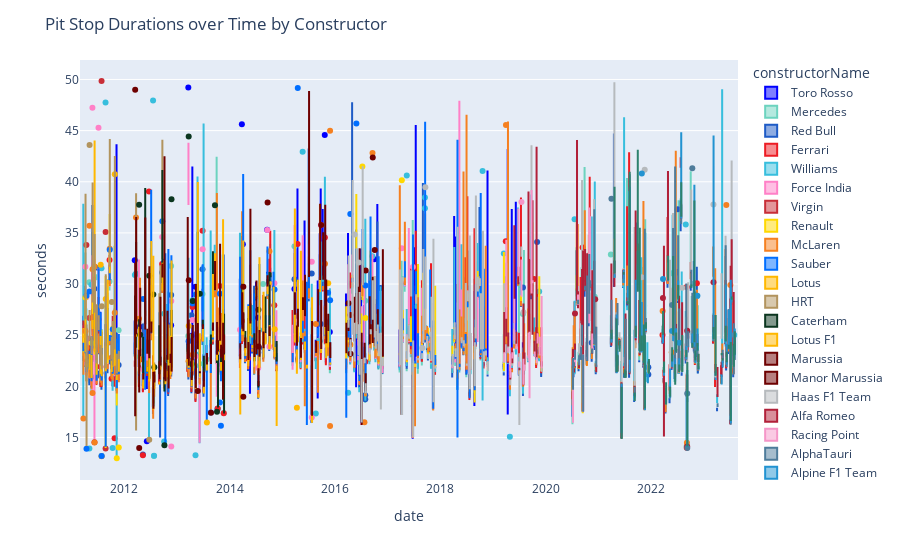

Write notebook code for a chart like this one.
### Code cell
fig = px.box(newPitStops[newPitStops['seconds']<50],
                 x='date',
                 y='seconds',
                 color='constructorName',
                 color_discrete_map=constructor_color_map,
                )
fig.update_layout(
    title_text='Pit Stop Durations over Time by Constructor',
)
fig.show()

### Figure 1 — Plotly figure (JSON) as saved in the notebook; plotly's stock layout.template omitted (floating-point values rounded to 4 significant figures; data arrays with more than 128 entries replaced by an {"elided": "..."} marker saying what was removed)
{"data": [{"alignmentgroup": "True", "hovertemplate": "constructorName=Toro Rosso<br>date=%{x}<br>seconds=%{y}<extra></extra>", "legendgroup": "Toro Rosso", "marker": {"color": "#0000FF"}, "name": "Toro Rosso", "notched": false, "offsetgroup": "Toro Rosso", "orientation": "v", "showlegend": true, "type": "box", "x": {"elided": "669 str values"}, "x0": " ", "xaxis": "x", "y": {"elided": "669 float values"}, "y0": " ", "yaxis": "y"}, {"alignmentgroup": "True", "hovertemplate": "constructorName=Mercedes<br>date=%{x}<br>seconds=%{y}<extra></extra>", "legendgroup": "Mercedes", "marker": {"color": "#6CD3BF"}, "name": "Mercedes", "notched": false, "offsetgroup": "Mercedes", "orientation": "v", "showlegend": true, "type": "box", "x": {"elided": "934 str values"}, "x0": " ", "xaxis": "x", "y": {"elided": "934 float values"}, "y0": " ", "yaxis": "y"}, {"alignmentgroup": "True", "hovertemplate": "constructorName=Red Bull<br>date=%{x}<br>seconds=%{y}<extra></extra>", "legendgroup": "Red Bull", "marker": {"color": "#1E5BC6"}, "name": "Red Bull", "notched": false, "offsetgroup": "Red Bull", "orientation": "v", "showlegend": true, "type": "box", "x": {"elided": "952 str values"}, "x0": " ", "xaxis": "x", "y": {"elided": "952 float values"}, "y0": " ", "yaxis": "y"}, {"alignmentgroup": "True", "hovertemplate": "constructorName=Ferrari<br>date=%{x}<br>seconds=%{y}<extra></extra>", "legendgroup": "Ferrari", "marker": {"color": "#ED1C24"}, "name": "Ferrari", "notched": false, "offsetgroup": "Ferrari", "orientation": "v", "showlegend": true, "type": "box", "x": {"elided": "927 str values"}, "x0": " ", "xaxis": "x", "y": {"elided": "927 float values"}, "y0": " ", "yaxis": "y"}, {"alignmentgroup": "True", "hovertemplate": "constructorName=Williams<br>date=%{x}<br>seconds=%{y}<extra></extra>", "legendgroup": "Williams", "marker": {"color": "#37BEDD"}, "name": "Williams", "notched": false, "offsetgroup": "Williams", "orientation": "v", "showlegend": true, "type": "box", "x": {"elided": "960 str values"}, "x0": " ", "xaxis": "x", "y": {"elided": "960 float values"}, "y0": " ", "yaxis": "y"}, {"alignmentgroup": "True", "hovertemplate": "constructorName=Force India<br>date=%{x}<br>seconds=%{y}<extra></extra>", "legendgroup": "Force India", "marker": {"color": "#FF80C7"}, "name": "Force India", "notched": false, "offsetgroup": "Force India", "orientation": "v", "showlegend": true, "type": "box", "x": {"elided": "593 str values"}, "x0": " ", "xaxis": "x", "y": {"elided": "593 float values"}, "y0": " ", "yaxis": "y"}, {"alignmentgroup": "True", "hovertemplate": "constructorName=Virgin<br>date=%{x}<br>seconds=%{y}<extra></extra>", "legendgroup": "Virgin", "marker": {"color": "#c82e37"}, "name": "Virgin", "notched": false, "offsetgroup": "Virgin", "orientation": "v", "showlegend": true, "type": "box", "x": ["2011-03-27T00:00:00", "2011-03-27T00:00:00", "2011-03-27T00:00:00", "2011-04-10T00:00:00", "2011-04-10T00:00:00", "2011-04-10T00:00:00", "2011-04-10T00:00:00", "2011-04-17T00:00:00", "2011-04-17T00:00:00", "2011-04-17T00:00:00", "2011-04-17T00:00:00", "2011-04-17T00:00:00", "2011-05-08T00:00:00", "2011-05-08T00:00:00", "2011-05-22T00:00:00", "2011-05-22T00:00:00", "2011-05-22T00:00:00", "2011-05-22T00:00:00", "2011-05-22T00:00:00", "2011-05-22T00:00:00", "2011-05-29T00:00:00", "2011-05-29T00:00:00", "2011-05-29T00:00:00", "2011-06-12T00:00:00", "2011-06-12T00:00:00", "2011-06-12T00:00:00", "2011-06-12T00:00:00", "2011-06-12T00:00:00", "2011-06-12T00:00:00", "2011-06-12T00:00:00", "2011-06-26T00:00:00", "2011-06-26T00:00:00", "2011-06-26T00:00:00", "2011-06-26T00:00:00", "2011-07-10T00:00:00", "2011-07-10T00:00:00", "2011-07-10T00:00:00", "2011-07-10T00:00:00", "2011-07-24T00:00:00", "2011-07-24T00:00:00", "2011-07-24T00:00:00", "2011-07-24T00:00:00", "2011-07-31T00:00:00", "2011-07-31T00:00:00", "2011-07-31T00:00:00", "2011-07-31T00:00:00", "2011-07-31T00:00:00", "2011-07-31T00:00:00", "2011-07-31T00:00:00", "2011-08-28T00:00:00", "2011-08-28T00:00:00", "2011-08-28T00:00:00", "2011-08-28T00:00:00", "2011-08-28T00:00:00", "2011-08-28T00:00:00", "2011-09-11T00:00:00", "2011-09-11T00:00:00", "2011-09-25T00:00:00", "2011-09-25T00:00:00", "2011-10-09T00:00:00", "2011-10-09T00:00:00", "2011-10-09T00:00:00", "2011-10-09T00:00:00", "2011-10-09T00:00:00", "2011-10-09T00:00:00", "2011-10-16T00:00:00", "2011-10-16T00:00:00", "2011-10-16T00:00:00", "2011-10-16T00:00:00", "2011-10-30T00:00:00", "2011-10-30T00:00:00", "2011-10-30T00:00:00", "2011-11-13T00:00:00", "2011-11-13T00:00:00", "2011-11-27T00:00:00", "2011-11-27T00:00:00", "2011-11-27T00:00:00"], "x0": " ", "xaxis": "x", "y": [25.26, 26.45, 23.79, 24.62, 24.43, 26.25, 24.42, 22.68, 21.91, 33.83, 22.9, 22.8, 22.78, 24.84, 22.74, 21.63, 21.17, 23.18, 22.98, 21.71, 26.83, 27.58, 26.46, 24.14, 30.5, 24.66, 14.54, 30.71, 24.43, 25.08, 21.9, 22.03, 21.94, 22.25, 25.42, 24.96, 28.74, 25.43, 22.25, 21.25, 20.76, 23.59, 22.22, 20.61, 20.93, 25.34, 20.92, 49.85, 22.47, 35.09, 13.91, 24.2, 21.72, 22.94, 22.11, 25.15, 22.78, 31.76, 31.59, 25.56, 21.73, 22.88, 23.01, 22.26, 24.27, 22.53, 22.48, 26.91, 22.41, 27.38, 22.69, 22.47, 21.79, 20.56, 21.86, 23.54, 22.45], "y0": " ", "yaxis": "y"}, {"alignmentgroup": "True", "hovertemplate": "constructorName=Renault<br>date=%{x}<br>seconds=%{y}<extra></extra>", "legendgroup": "Renault", "marker": {"color": "#FFD800"}, "name": "Renault", "notched": false, "offsetgroup": "Renault", "orientation": "v", "showlegend": true, "type": "box", "x": {"elided": "389 str values"}, "x0": " ", "xaxis": "x", "y": {"elided": "389 float values"}, "y0": " ", "yaxis": "y"}, {"alignmentgroup": "True", "hovertemplate": "constructorName=McLaren<br>date=%{x}<br>seconds=%{y}<extra></extra>", "legendgroup": "McLaren", "marker": {"color": "#F58020"}, "name": "McLaren", "notched": false, "offsetgroup": "McLaren", "orientation": "v", "showlegend": true, "type": "box", "x": {"elided": "917 str values"}, "x0": " ", "xaxis": "x", "y": {"elided": "917 float values"}, "y0": " ", "yaxis": "y"}, {"alignmentgroup": "True", "hovertemplate": "constructorName=Sauber<br>date=%{x}<br>seconds=%{y}<extra></extra>", "legendgroup": "Sauber", "marker": {"color": "#006EFF"}, "name": "Sauber", "notched": false, "offsetgroup": "Sauber", "orientation": "v", "showlegend": true, "type": "box", "x": {"elided": "607 str values"}, "x0": " ", "xaxis": "x", "y": {"elided": "607 float values"}, "y0": " ", "yaxis": "y"}, {"alignmentgroup": "True", "hovertemplate": "constructorName=Lotus<br>date=%{x}<br>seconds=%{y}<extra></extra>", "legendgroup": "Lotus", "marker": {"color": "#FFB800"}, "name": "Lotus", "notched": false, "offsetgroup": "Lotus", "orientation": "v", "showlegend": true, "type": "box", "x": ["2011-03-27T00:00:00", "2011-03-27T00:00:00", "2011-03-27T00:00:00", "2011-04-10T00:00:00", "2011-04-10T00:00:00", "2011-04-10T00:00:00", "2011-04-17T00:00:00", "2011-04-17T00:00:00", "2011-04-17T00:00:00", "2011-04-17T00:00:00", "2011-05-08T00:00:00", "2011-05-08T00:00:00", "2011-05-08T00:00:00", "2011-05-08T00:00:00", "2011-05-08T00:00:00", "2011-05-08T00:00:00", "2011-05-22T00:00:00", "2011-05-22T00:00:00", "2011-05-22T00:00:00", "2011-05-22T00:00:00", "2011-05-22T00:00:00", "2011-05-22T00:00:00", "2011-05-29T00:00:00", "2011-05-29T00:00:00", "2011-05-29T00:00:00", "2011-05-29T00:00:00", "2011-06-12T00:00:00", "2011-06-12T00:00:00", "2011-06-12T00:00:00", "2011-06-26T00:00:00", "2011-06-26T00:00:00", "2011-06-26T00:00:00", "2011-06-26T00:00:00", "2011-06-26T00:00:00", "2011-07-24T00:00:00", "2011-07-24T00:00:00", "2011-07-24T00:00:00", "2011-07-24T00:00:00", "2011-07-24T00:00:00", "2011-07-31T00:00:00", "2011-07-31T00:00:00", "2011-07-31T00:00:00", "2011-07-31T00:00:00", "2011-07-31T00:00:00", "2011-07-31T00:00:00", "2011-08-28T00:00:00", "2011-08-28T00:00:00", "2011-08-28T00:00:00", "2011-08-28T00:00:00", "2011-08-28T00:00:00", "2011-09-11T00:00:00", "2011-09-11T00:00:00", "2011-09-11T00:00:00", "2011-09-11T00:00:00", "2011-09-25T00:00:00", "2011-09-25T00:00:00", "2011-09-25T00:00:00", "2011-09-25T00:00:00", "2011-09-25T00:00:00", "2011-09-25T00:00:00", "2011-10-09T00:00:00", "2011-10-09T00:00:00", "2011-10-09T00:00:00", "2011-10-09T00:00:00", "2011-10-09T00:00:00", "2011-10-09T00:00:00", "2011-10-16T00:00:00", "2011-10-16T00:00:00", "2011-10-16T00:00:00", "2011-10-16T00:00:00", "2011-10-30T00:00:00", "2011-10-30T00:00:00", "2011-10-30T00:00:00", "2011-10-30T00:00:00", "2011-10-30T00:00:00", "2011-11-13T00:00:00", "2011-11-13T00:00:00", "2011-11-13T00:00:00", "2011-11-13T00:00:00", "2011-11-27T00:00:00", "2011-11-27T00:00:00", "2011-11-27T00:00:00", "2011-11-27T00:00:00", "2011-11-27T00:00:00"], "x0": " ", "xaxis": "x", "y": [24.9, 24.85, 24.86, 25.52, 29.08, 23.34, 22.48, 21.89, 23.03, 22.26, 23.07, 22.86, 22.22, 22.85, 21.63, 23.11, 22.36, 21.72, 23.0, 21.02, 20.81, 23.07, 26.48, 25.88, 25.59, 26.07, 44.04, 23.33, 25.14, 23.24, 21.13, 22.63, 23.33, 22.13, 31.88, 22.33, 22.46, 22.09, 21.18, 22.77, 22.15, 20.99, 22.36, 21.71, 23.12, 28.54, 22.01, 22.31, 22.16, 21.48, 30.39, 23.42, 23.3, 22.61, 32.2, 31.62, 31.21, 31.05, 33.32, 31.17, 21.41, 21.52, 22.53, 21.64, 22.23, 22.16, 22.44, 22.85, 21.95, 22.67, 40.73, 22.89, 24.15, 22.23, 22.0, 21.15, 20.65, 20.82, 20.79, 22.85, 22.01, 21.48, 22.62, 21.55], "y0": " ", "yaxis": "y"}, {"alignmentgroup": "True", "hovertemplate": "constructorName=HRT<br>date=%{x}<br>seconds=%{y}<extra></extra>", "legendgroup": "HRT", "marker": {"color": "#b2945e"}, "name": "HRT", "notched": false, "offsetgroup": "HRT", "orientation": "v", "showlegend": true, "type": "box", "x": {"elided": "148 str values"}, "x0": " ", "xaxis": "x", "y": {"elided": "148 float values"}, "y0": " ", "yaxis": "y"}, {"alignmentgroup": "True", "hovertemplate": "constructorName=Caterham<br>date=%{x}<br>seconds=%{y}<extra></extra>", "legendgroup": "Caterham", "marker": {"color": "#0b361f"}, "name": "Caterham", "notched": false, "offsetgroup": "Caterham", "orientation": "v", "showlegend": true, "type": "box", "x": {"elided": "238 str values"}, "x0": " ", "xaxis": "x", "y": {"elided": "238 float values"}, "y0": " ", "yaxis": "y"}, {"alignmentgroup": "True", "hovertemplate": "constructorName=Lotus F1<br>date=%{x}<br>seconds=%{y}<extra></extra>", "legendgroup": "Lotus F1", "marker": {"color": "#FFB800"}, "name": "Lotus F1", "notched": false, "offsetgroup": "Lotus F1", "orientation": "v", "showlegend": true, "type": "box", "x": {"elided": "280 str values"}, "x0": " ", "xaxis": "x", "y": {"elided": "280 float values"}, "y0": " ", "yaxis": "y"}, {"alignmentgroup": "True", "hovertemplate": "constructorName=Marussia<br>date=%{x}<br>seconds=%{y}<extra></extra>", "legendgroup": "Marussia", "marker": {"color": "#6E0000"}, "name": "Marussia", "notched": false, "offsetgroup": "Marussia", "orientation": "v", "showlegend": true, "type": "box", "x": {"elided": "230 str values"}, "x0": " ", "xaxis": "x", "y": {"elided": "230 float values"}, "y0": " ", "yaxis": "y"}, {"alignmentgroup": "True", "hovertemplate": "constructorName=Manor Marussia<br>date=%{x}<br>seconds=%{y}<extra></extra>", "legendgroup": "Manor Marussia", "marker": {"color": "#6E0000"}, "name": "Manor Marussia", "notched": false, "offsetgroup": "Manor Marussia", "orientation": "v", "showlegend": true, "type": "box", "x": {"elided": "148 str values"}, "x0": " ", "xaxis": "x", "y": {"elided": "148 float values"}, "y0": " ", "yaxis": "y"}, {"alignmentgroup": "True", "hovertemplate": "constructorName=Haas F1 Team<br>date=%{x}<br>seconds=%{y}<extra></extra>", "legendgroup": "Haas F1 Team", "marker": {"color": "#B6BABD"}, "name": "Haas F1 Team", "notched": false, "offsetgroup": "Haas F1 Team", "orientation": "v", "showlegend": true, "type": "box", "x": {"elided": "505 str values"}, "x0": " ", "xaxis": "x", "y": {"elided": "505 float values"}, "y0": " ", "yaxis": "y"}, {"alignmentgroup": "True", "hovertemplate": "constructorName=Alfa Romeo<br>date=%{x}<br>seconds=%{y}<extra></extra>", "legendgroup": "Alfa Romeo", "marker": {"color": "#B12039"}, "name": "Alfa Romeo", "notched": false, "offsetgroup": "Alfa Romeo", "orientation": "v", "showlegend": true, "type": "box", "x": {"elided": "300 str values"}, "x0": " ", "xaxis": "x", "y": {"elided": "300 float values"}, "y0": " ", "yaxis": "y"}, {"alignmentgroup": "True", "hovertemplate": "constructorName=Racing Point<br>date=%{x}<br>seconds=%{y}<extra></extra>", "legendgroup": "Racing Point", "marker": {"color": "#F596C8"}, "name": "Racing Point", "notched": false, "offsetgroup": "Racing Point", "orientation": "v", "showlegend": true, "type": "box", "x": ["2019-03-17T00:00:00", "2019-03-17T00:00:00", "2019-03-31T00:00:00", "2019-03-31T00:00:00", "2019-03-31T00:00:00", "2019-03-31T00:00:00", "2019-04-14T00:00:00", "2019-04-14T00:00:00", "2019-04-14T00:00:00", "2019-04-28T00:00:00", "2019-04-28T00:00:00", "2019-05-12T00:00:00", "2019-05-12T00:00:00", "2019-05-12T00:00:00", "2019-05-26T00:00:00", "2019-05-26T00:00:00", "2019-06-09T00:00:00", "2019-06-09T00:00:00", "2019-06-23T00:00:00", "2019-06-23T00:00:00", "2019-06-30T00:00:00", "2019-06-30T00:00:00", "2019-07-14T00:00:00", "2019-07-14T00:00:00", "2019-07-14T00:00:00", "2019-07-14T00:00:00", "2019-07-14T00:00:00", "2019-07-28T00:00:00", "2019-07-28T00:00:00", "2019-07-28T00:00:00", "2019-07-28T00:00:00", "2019-07-28T00:00:00", "2019-08-04T00:00:00", "2019-08-04T00:00:00", "2019-08-04T00:00:00", "2019-09-01T00:00:00", "2019-09-01T00:00:00", "2019-09-01T00:00:00", "2019-09-08T00:00:00", "2019-09-08T00:00:00", "2019-09-08T00:00:00", "2019-09-22T00:00:00", "2019-09-22T00:00:00", "2019-09-22T00:00:00", "2019-09-22T00:00:00", "2019-09-29T00:00:00", "2019-09-29T00:00:00", "2019-10-13T00:00:00", "2019-10-13T00:00:00", "2019-10-13T00:00:00", "2019-10-27T00:00:00", "2019-10-27T00:00:00", "2019-11-03T00:00:00", "2019-11-03T00:00:00", "2019-11-03T00:00:00", "2019-11-17T00:00:00", "2019-11-17T00:00:00", "2019-11-17T00:00:00", "2019-11-17T00:00:00", "2019-12-01T00:00:00", "2019-12-01T00:00:00", "2019-12-01T00:00:00", "2020-07-05T00:00:00", "2020-07-05T00:00:00", "2020-07-12T00:00:00", "2020-07-12T00:00:00", "2020-07-19T00:00:00", "2020-07-19T00:00:00", "2020-07-19T00:00:00", "2020-07-19T00:00:00", "2020-07-19T00:00:00", "2020-08-02T00:00:00", "2020-08-09T00:00:00", "2020-08-09T00:00:00", "2020-08-09T00:00:00", "2020-08-09T00:00:00", "2020-08-09T00:00:00", "2020-08-16T00:00:00", "2020-08-16T00:00:00", "2020-08-16T00:00:00", "2020-08-30T00:00:00", "2020-08-30T00:00:00", "2020-09-06T00:00:00", "2020-09-13T00:00:00", "2020-09-13T00:00:00", "2020-09-13T00:00:00", "2020-09-13T00:00:00", "2020-09-13T00:00:00", "2020-09-27T00:00:00", "2020-10-11T00:00:00", "2020-10-11T00:00:00", "2020-10-11T00:00:00", "2020-10-11T00:00:00", "2020-10-25T00:00:00", "2020-10-25T00:00:00", "2020-10-25T00:00:00", "2020-10-25T00:00:00", "2020-11-01T00:00:00", "2020-11-01T00:00:00", "2020-11-01T00:00:00", "2020-11-01T00:00:00", "2020-11-01T00:00:00", "2020-11-15T00:00:00", "2020-11-15T00:00:00", "2020-11-15T00:00:00", "2020-11-29T00:00:00", "2020-11-29T00:00:00", "2020-12-06T00:00:00", "2020-12-06T00:00:00", "2020-12-06T00:00:00", "2020-12-13T00:00:00"], "x0": " ", "xaxis": "x", "y": [23.23, 22.47, 34.34, 26.6, 27.14, 26.8, 23.73, 23.47, 23.52, 20.94, 23.1, 23.32, 22.78, 22.9, 28.46, 24.59, 24.08, 23.73, 37.29, 30.85, 21.98, 22.33, 30.4, 29.07, 30.26, 38.03, 28.75, 22.7, 21.26, 21.96, 20.47, 20.15, 22.09, 21.56, 21.9, 22.77, 25.25, 23.13, 18.84, 24.42, 25.34, 29.08, 29.48, 39.19, 29.46, 30.27, 30.17, 23.29, 22.88, 23.3, 22.36, 22.75, 24.57, 25.2, 24.21, 23.08, 23.14, 23.35, 24.84, 28.84, 21.78, 22.23, 22.38, 16.55, 22.12, 22.76, 23.08, 22.53, 22.06, 23.26, 22.05, 28.72, 28.98, 28.39, 28.74, 28.23, 27.97, 22.35, 22.39, 22.64, 23.69, 23.18, 26.69, 17.62, 22.85, 17.53, 23.09, 23.0, 29.6, 22.88, 22.61, 22.7, 22.69, 26.18, 26.64, 36.31, 37.48, 36.19, 30.57, 36.63, 29.98, 30.55, 23.73, 23.65, 25.16, 24.32, 24.59, 24.21, 24.51, 24.68, 22.04], "y0": " ", "yaxis": "y"}, {"alignmentgroup": "True", "hovertemplate": "constructorName=AlphaTauri<br>date=%{x}<br>seconds=%{y}<extra></extra>", "legendgroup": "AlphaTauri", "marker": {"color": "#4E7C9B"}, "name": "AlphaTauri", "notched": false, "offsetgroup": "AlphaTauri", "orientation": "v", "showlegend": true, "type": "box", "x": {"elided": "241 str values"}, "x0": " ", "xaxis": "x", "y": {"elided": "241 float values"}, "y0": " ", "yaxis": "y"}, {"alignmentgroup": "True", "hovertemplate": "constructorName=Alpine F1 Team<br>date=%{x}<br>seconds=%{y}<extra></extra>", "legendgroup": "Alpine F1 Team", "marker": {"color": "#2293D1"}, "name": "Alpine F1 Team", "notched": false, "offsetgroup": "Alpine F1 Team", "orientation": "v", "showlegend": true, "type": "box", "x": {"elided": "165 str values"}, "x0": " ", "xaxis": "x", "y": {"elided": "165 float values"}, "y0": " ", "yaxis": "y"}, {"alignmentgroup": "True", "hovertemplate": "constructorName=Aston Martin<br>date=%{x}<br>seconds=%{y}<extra></extra>", "legendgroup": "Aston Martin", "marker": {"color": "#2D826D"}, "name": "Aston Martin", "notched": false, "offsetgroup": "Aston Martin", "orientation": "v", "showlegend": true, "type": "box", "x": {"elided": "178 str values"}, "x0": " ", "xaxis": "x", "y": {"elided": "178 float values"}, "y0": " ", "yaxis": "y"}], "layout": {"boxmode": "group", "legend": {"title": {"text": "constructorName"}, "tracegroupgap": 0}, "margin": {"t": 60}, "title": {"text": "Pit Stop Durations over Time by Constructor"}, "xaxis": {"anchor": "y", "domain": [0, 1], "title": {"text": "date"}}, "yaxis": {"anchor": "x", "domain": [0, 1], "title": {"text": "seconds"}}}}
